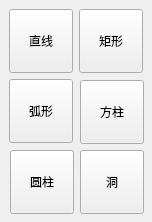
<?xml version="1.0" encoding="UTF-8"?>
<ui version="4.0">
 <class>MHLeftNavigation</class>
 <widget class="QWidget" name="MHLeftNavigation">
  <property name="geometry">
   <rect>
    <x>0</x>
    <y>0</y>
    <width>152</width>
    <height>222</height>
   </rect>
  </property>
  <property name="sizePolicy">
   <sizepolicy hsizetype="Expanding" vsizetype="Fixed">
    <horstretch>0</horstretch>
    <verstretch>0</verstretch>
   </sizepolicy>
  </property>
  <property name="minimumSize">
   <size>
    <width>80</width>
    <height>0</height>
   </size>
  </property>
  <property name="maximumSize">
   <size>
    <width>152</width>
    <height>16777215</height>
   </size>
  </property>
  <property name="windowTitle">
   <string>Form</string>
  </property>
  <widget class="QToolButton" name="arcButton">
   <property name="geometry">
    <rect>
     <x>9</x>
     <y>79</y>
     <width>64</width>
     <height>64</height>
    </rect>
   </property>
   <property name="sizePolicy">
    <sizepolicy hsizetype="Expanding" vsizetype="Expanding">
     <horstretch>0</horstretch>
     <verstretch>0</verstretch>
    </sizepolicy>
   </property>
   <property name="minimumSize">
    <size>
     <width>64</width>
     <height>64</height>
    </size>
   </property>
   <property name="maximumSize">
    <size>
     <width>64</width>
     <height>64</height>
    </size>
   </property>
   <property name="text">
    <string>弧形</string>
   </property>
  </widget>
  <widget class="QToolButton" name="rectangleButton">
   <property name="geometry">
    <rect>
     <x>79</x>
     <y>9</y>
     <width>64</width>
     <height>64</height>
    </rect>
   </property>
   <property name="sizePolicy">
    <sizepolicy hsizetype="Expanding" vsizetype="Expanding">
     <horstretch>0</horstretch>
     <verstretch>0</verstretch>
    </sizepolicy>
   </property>
   <property name="minimumSize">
    <size>
     <width>64</width>
     <height>64</height>
    </size>
   </property>
   <property name="maximumSize">
    <size>
     <width>64</width>
     <height>64</height>
    </size>
   </property>
   <property name="text">
    <string>矩形</string>
   </property>
  </widget>
  <widget class="QToolButton" name="lineButton">
   <property name="geometry">
    <rect>
     <x>9</x>
     <y>9</y>
     <width>64</width>
     <height>64</height>
    </rect>
   </property>
   <property name="sizePolicy">
    <sizepolicy hsizetype="Expanding" vsizetype="Expanding">
     <horstretch>0</horstretch>
     <verstretch>0</verstretch>
    </sizepolicy>
   </property>
   <property name="minimumSize">
    <size>
     <width>64</width>
     <height>64</height>
    </size>
   </property>
   <property name="maximumSize">
    <size>
     <width>64</width>
     <height>64</height>
    </size>
   </property>
   <property name="text">
    <string>直线</string>
   </property>
  </widget>
  <widget class="QToolButton" name="pillarButton">
   <property name="geometry">
    <rect>
     <x>80</x>
     <y>80</y>
     <width>64</width>
     <height>64</height>
    </rect>
   </property>
   <property name="sizePolicy">
    <sizepolicy hsizetype="Expanding" vsizetype="Expanding">
     <horstretch>0</horstretch>
     <verstretch>0</verstretch>
    </sizepolicy>
   </property>
   <property name="minimumSize">
    <size>
     <width>64</width>
     <height>64</height>
    </size>
   </property>
   <property name="maximumSize">
    <size>
     <width>64</width>
     <height>64</height>
    </size>
   </property>
   <property name="text">
    <string>方柱</string>
   </property>
  </widget>
  <widget class="QToolButton" name="cylinderButton">
   <property name="geometry">
    <rect>
     <x>10</x>
     <y>150</y>
     <width>64</width>
     <height>64</height>
    </rect>
   </property>
   <property name="sizePolicy">
    <sizepolicy hsizetype="Expanding" vsizetype="Expanding">
     <horstretch>0</horstretch>
     <verstretch>0</verstretch>
    </sizepolicy>
   </property>
   <property name="minimumSize">
    <size>
     <width>64</width>
     <height>64</height>
    </size>
   </property>
   <property name="maximumSize">
    <size>
     <width>64</width>
     <height>64</height>
    </size>
   </property>
   <property name="text">
    <string>圆柱</string>
   </property>
  </widget>
  <widget class="QToolButton" name="holeButton">
   <property name="geometry">
    <rect>
     <x>80</x>
     <y>150</y>
     <width>64</width>
     <height>64</height>
    </rect>
   </property>
   <property name="sizePolicy">
    <sizepolicy hsizetype="Expanding" vsizetype="Expanding">
     <horstretch>0</horstretch>
     <verstretch>0</verstretch>
    </sizepolicy>
   </property>
   <property name="minimumSize">
    <size>
     <width>64</width>
     <height>64</height>
    </size>
   </property>
   <property name="maximumSize">
    <size>
     <width>64</width>
     <height>64</height>
    </size>
   </property>
   <property name="text">
    <string>洞</string>
   </property>
  </widget>
 </widget>
 <resources/>
 <connections/>
</ui>
